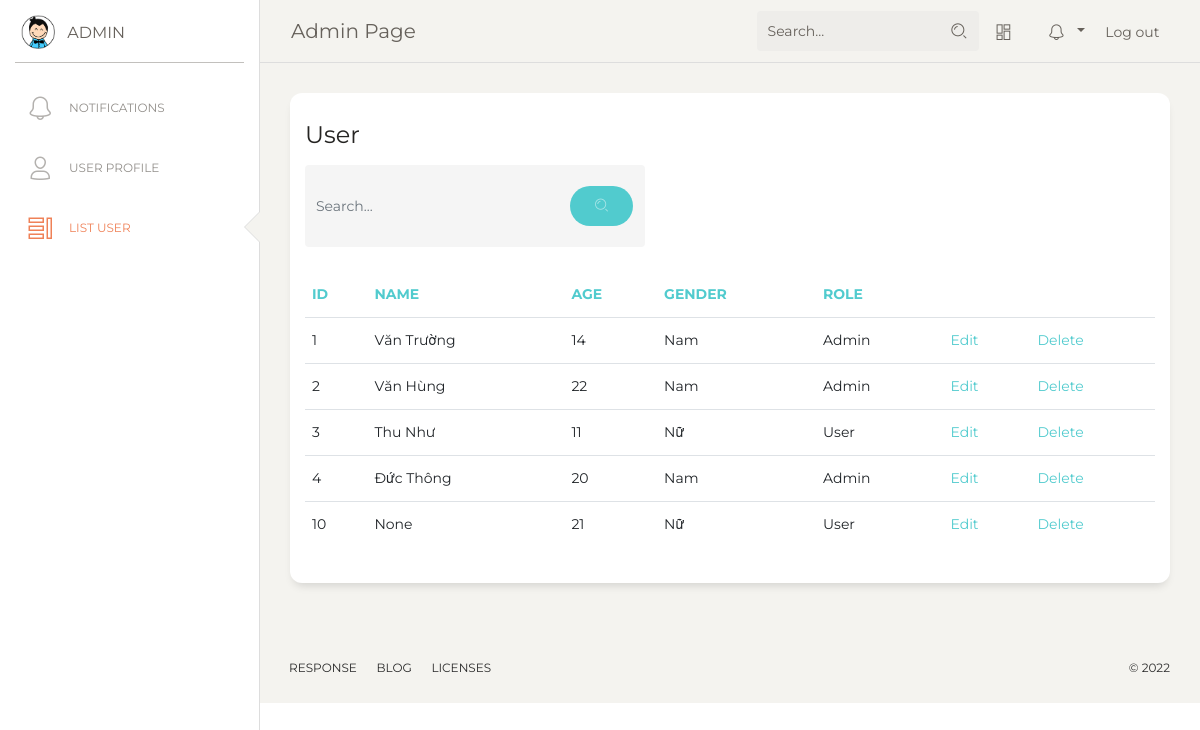
The app's page /home/tablelist (signed in), older data.
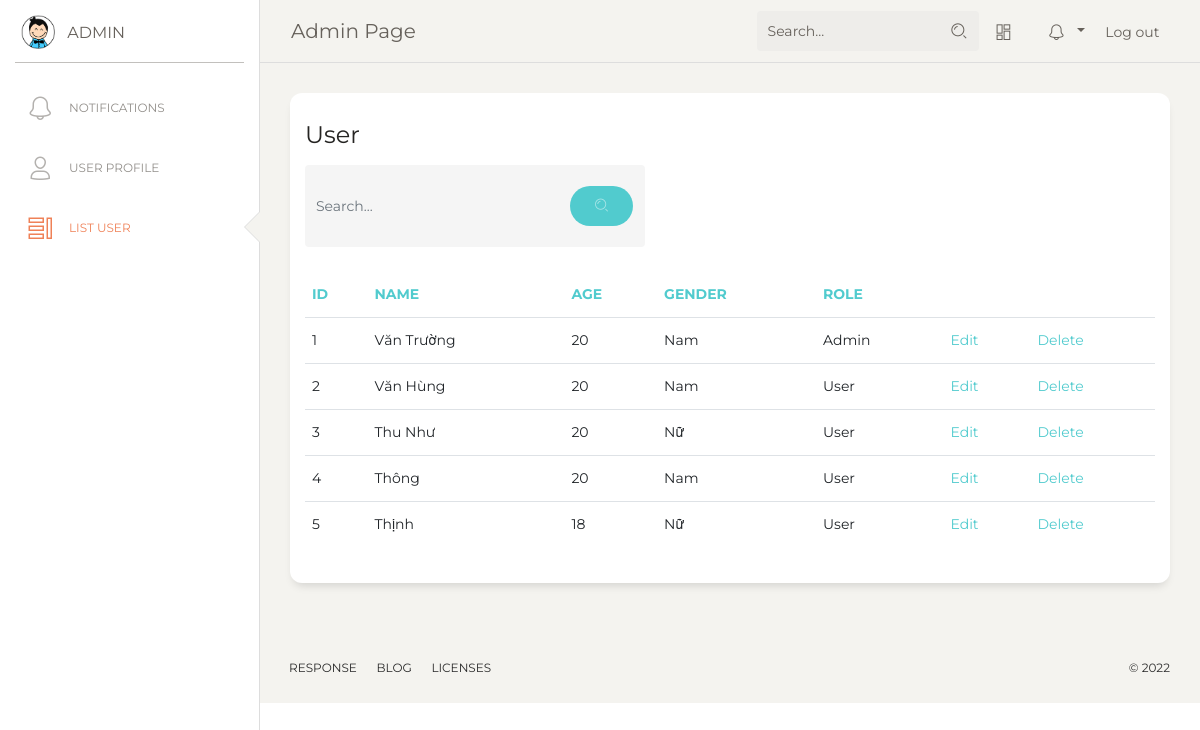
The same page, newer data.
### home/models.py (models this page shows)
class People(models.Model):
    ID = models.IntegerField(primary_key=True, null=False, default=0)
    Name = models.CharField(max_length=100,null=True)
    Age = models.IntegerField(null=True)
    Gender = models.IntegerField(null=True)
    RFID = models.CharField(max_length=15,null=True)
    RoleID = models.IntegerField(null=True)

### home/views.py (the view)
# urls.py: path('home/tablelist', views.listUser, name='tablelist'),
def listUser(request):
    people = People.objects.all().order_by('ID')
    if(request.session['role_id']==1):
        return render(request, 'tablelist/index.html', {"people": people})
    return HttpResponse('Chuc nang nay chi danh cho admin')

### templates/tablelist/index.html (shortened to what this page needs)
{% extends 'home/base.html'%}
{% load static%}
{% block sidebarblock%}
 <div class="sidebar-wrapper">
       <ul class="nav">
          <li >
            <a href="{% url 'home:notification' %}">
              <i class="nc-icon nc-bell-55"></i>
              <p>Notifications</p>
            </a>
          </li>
          <li >
            <a href="{% url 'home:detail' request.session.people_id %}">
              <i class="nc-icon nc-single-02"></i>
              <p>User Profile</p>
            </a>
          </li>
          {% if request.session.role_id == 1 %}
          <li class="active" >
            <a href="{% url 'home:tablelist' %}">
              <i class="nc-icon nc-tile-56"></i>
              <p>List User </p>
            </a>
          </li>
          {% endif%}
        </ul>
      </div>
          {% endblock %}
   {% block contentblock%}
      <div class="content">
        <div class="row">
          <div class="col-md-12">
            <div class="card">
              <div class="card-header">
                <h4 class="card-title">User</h4>
                 <form method="post" action="{% url 'home:search' %}">
                  <div style="width:40%" class="input-group no-border" >
                    <input  type="text" name="strSearch" value="" class="form-control" placeholder="Search..." >
                    <div class="input-group-append">
                      <div class="input-group-text">
                        <button type="submit" class="btn btn-primary btn-round"><i class="nc-icon nc-zoom-split"></i></button>
                      </div>
                    </div>
                  </div>
                </form>
              </div>
              <div class="card-body">
                <div class="table-responsive">
                  <table class="table">
                    <thead class=" text-primary">
                      <th>
                        ID
                      </th>
                      <th>
                        Name
                      </th>
                      <th>
                        Age
                      </th>
                      <th >
                        Gender
                      </th>
                      <th >
                        Role
                      </th>
                    </thead>
                    <tbody>
                    {% for item in people%}
                      <tr>
                        <td>
                          {{item.ID}}
                        </td>
                        <td>
                          {{item.Name}}
                        </td>
                        <td>
                          {{item.Age}}
                        </td>
                        <td>
                          {% if item.Gender == 1  %}
                            Nam
                          {% else %} Nữ
                          {%endif%}
                        </td>
                        <td>
                          {% if item.RoleID == 1  %}
                            Admin
                          {% else %} User
                          {%endif%}
                        </td>
                        <td>
                          <a href="{% url 'home:detail' item.ID %}">Edit</a>
                        </td>
                        <td>
                          <a href="{% url 'home:delete' item.ID %}">Delete</a>
                        </td>
                      </tr>
                    {% endfor%}
                    </tbody>
                  </table>
                </div>
              </div>
            </div>
          </div>
        </div>
      </div>
    {% endblock %}

### templates/home/base.html (shortened to what this page needs)
{% load static%}
<!DOCTYPE html>
<html lang="en">
<head>
  <link href="https://maxcdn.bootstrapcdn.com/font-awesome/latest/css/font-awesome.min.css" rel="stylesheet">
  <link href="{% static 'css/bootstrap.min.css' %}" rel="stylesheet" />
  <link href="{% static 'css/paper-dashboard.css' %}" rel="stylesheet" />
</head>
<body class="">
    <div class="wrapper ">
    <div class="main-panel">
      {% include 'home/nav.html'%}
      <div class="sidebar" data-color="white" data-active-color="danger">
      <div class="logo">
        <a href="#" class="simple-text logo-mini">
          <div class="logo-image-small">
            <img src="{% static 'img/logo-small.png' %}">
          </div>
        </a>
        <a href="#" class="simple-text logo-normal">
          Admin
        </a>
      </div>
          {% block sidebarblock%}
          {% endblock %}
    </div>
      {% block contentblock%}{% endblock %}
       {% include 'home/footer.html'%}
   </div>
        </div>
</body>
</html>

### templates/home/nav.html (shortened to what this page needs)
<nav class="navbar navbar-expand-lg navbar-absolute fixed-top navbar-transparent">
        <div class="container-fluid">
          <div class="navbar-wrapper">
            <a class="navbar-brand" href="javascript:;">Admin page</a>
          </div>
          <div class="collapse navbar-collapse justify-content-end" id="navigation">
            <form action="" method="post">
              <div class="input-group no-border" >
                <input type="text" value="" class="form-control" placeholder="Search...">
                <div class="input-group-append">
                  <div class="input-group-text">
                    <i class="nc-icon nc-zoom-split"></i>
                  </div>
                </div>
              </div>
            </form>
            <ul class="navbar-nav">
              <li class="nav-item">
                <a class="nav-link btn-magnify" href="javascript:;">
                  <i class="nc-icon nc-layout-11"></i>
                </a>
              </li>
              <li class="nav-item btn-rotate dropdown">
                <a class="nav-link dropdown-toggle" href="http://example.com" id="navbarDropdownMenuLink" data-toggle="dropdown" aria-haspopup="true" aria-expanded="false">
                  <i class="nc-icon nc-bell-55"></i>
                </a>
              </li>
              <li class="nav-item">
                  <button style="margin-top:10px;background-color:#F4F3EF;border:none;height:10px"><a style="width=100%" href="{% url 'home:logout'%}">Log out</a></button>
              </li>
            </ul>
          </div>
        </div>
      </nav>

### templates/home/footer.html (shortened to what this page needs)
{% load static%}
<footer class="footer footer-black  footer-white ">
        <div class="container-fluid">
          <div class="row">
            <nav class="footer-nav">
              <ul>
                <li><a href="#" target="_blank">Response</a></li>
                <li><a href="#" target="_blank">Blog</a></li>
                <li><a href="#" target="_blank">Licenses</a></li>
              </ul>
            </nav>
            <div class="credits ml-auto">
              <span class="copyright">
                ©
              </span>
            </div>
          </div>
        </div>
      </footer>

Row changes from the older to the newer data that the page shows:
removed People: ID "10", Name "None", Age "21", Gender "Nữ", RoleID "User"
changed People "Văn Trường": Age "14" → "20"
changed People "Văn Hùng": Age "22" → "20"; RoleID "Admin" → "User"
changed People "Thu Như": Age "11" → "20"
changed People id 4: Name "Đức Thông" → "Thông"; RoleID "Admin" → "User"
added People: ID "5", Name "Thịnh", Age "18", Gender "Nữ", RoleID "User"
